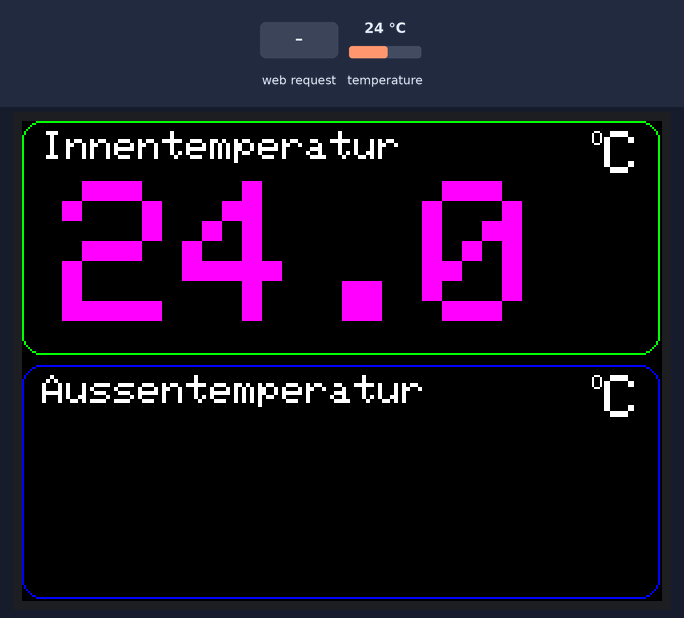
Simulated run of this sketch. Board: ESP8266 (NodeMCU). Shown: 320×240 colour display. The test bench sets the inputs (shaded band); at power-on: temperature 24 °C. WiFi joins after 1.5 s; servers stay silent unless stated; what the sketch prints to the serial monitor is not drawn.

Above: at 3.7 s.
3.8 s: HTTP request GET /sensor/temperatur/?wert=1 received
At 5.3 s:
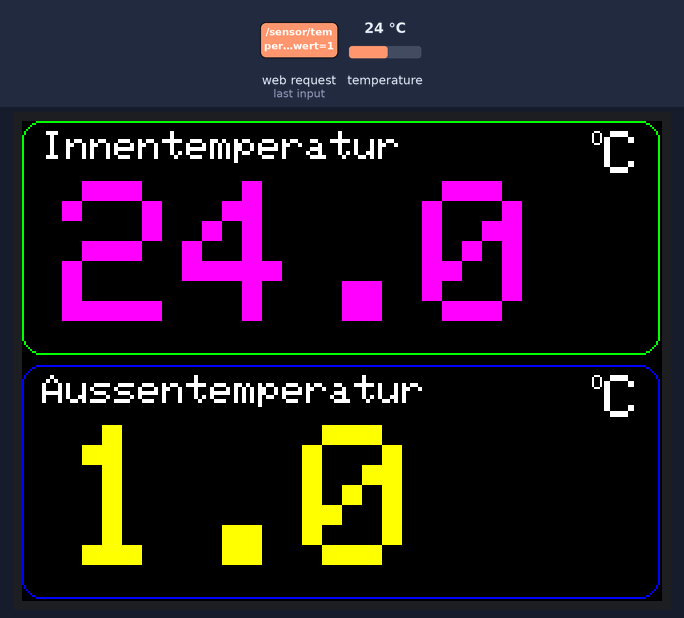
6.0 s: temperature set to 12 °C
At 7.9 s:
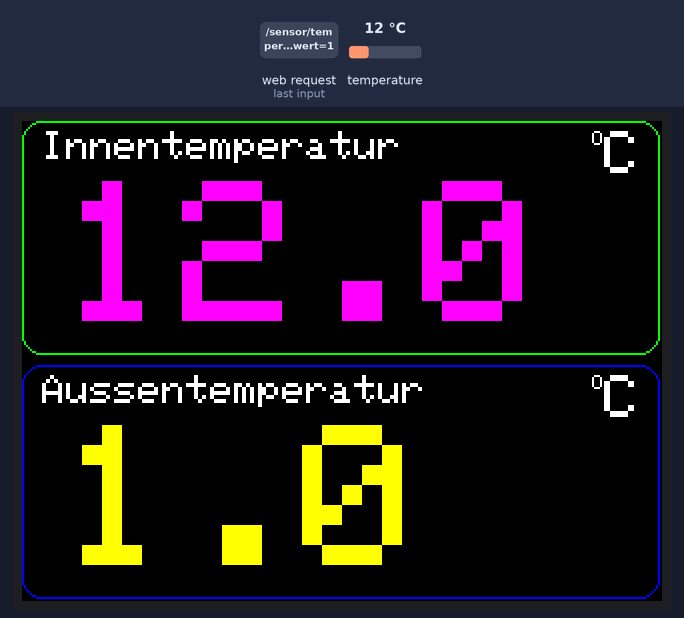
8.7 s: HTTP request GET /sensor/temperatur/ received
At 10.4 s:
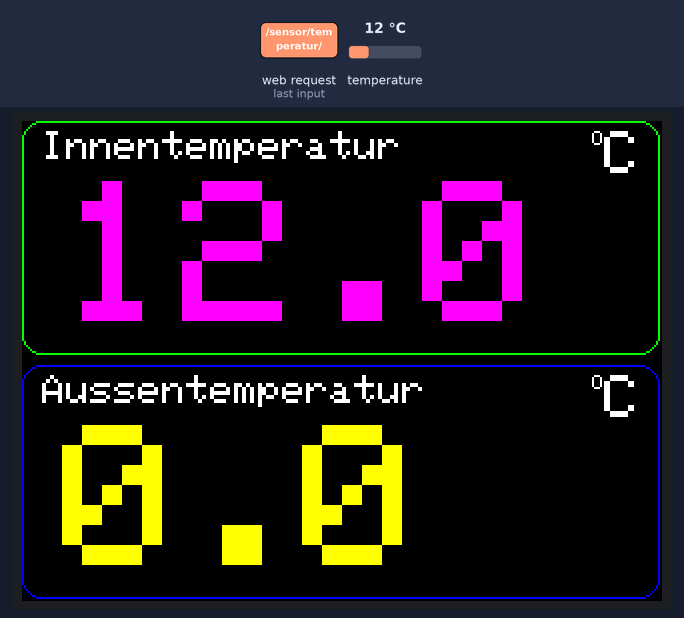
11.5 s: temperature set to 19 °C
At 13.0 s:
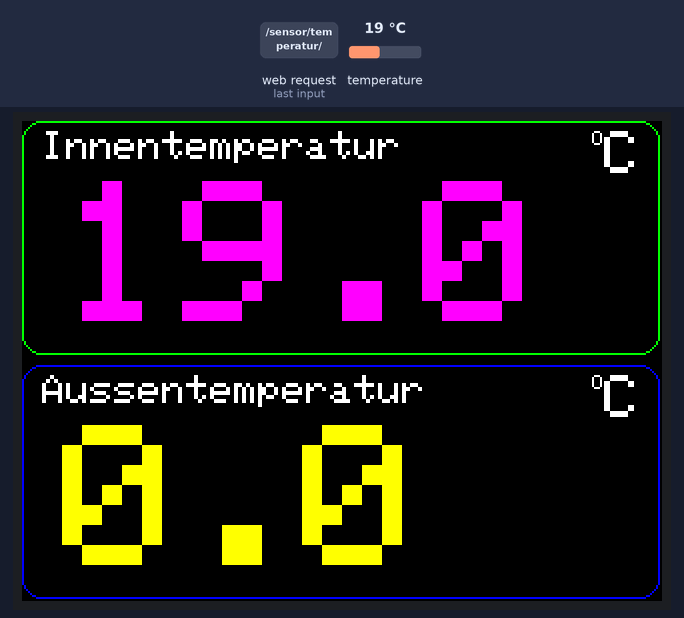
14.2 s: temperature set to 28 °C
At 16.9 s:
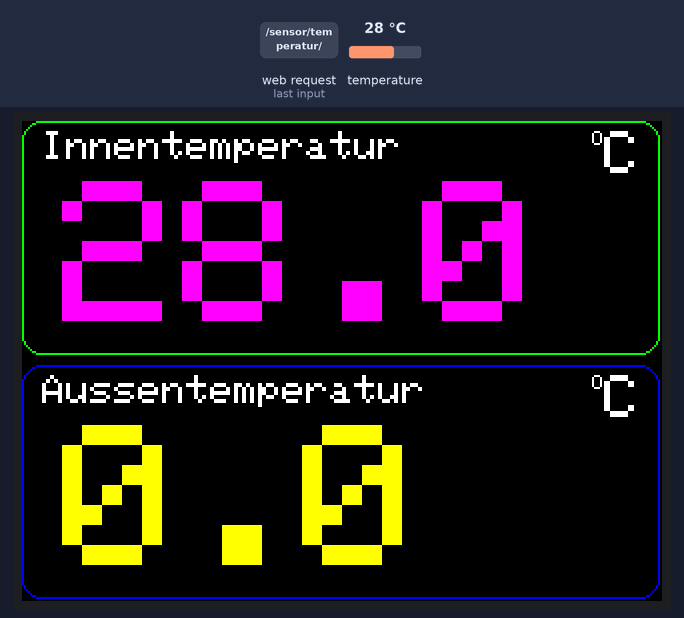
Timing chart, 0 to 18.0 s (numbered marks = the images above; inputs shaded):
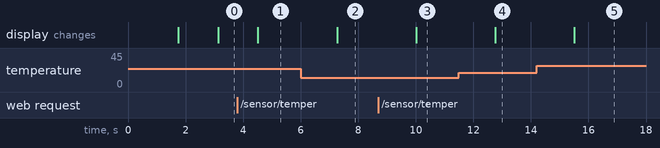

Measured:
- after the input at 3.8 s, the display: changes after 0.72 s (image 1)
- after the input at 6.0 s, the display: changes after 1.3 s (image 2)
- after the input at 8.7 s, the display: changes after 1.3 s (image 3)
- after the input at 11.5 s, the display: changes after 1.3 s (image 4)
- after the input at 14.2 s, the display: changes after 1.3 s (image 5)

The sketch:

real_web_server.ino
```cpp
/*
 NodeMCU-Server-TFT-Temperatur

 NodeMCU fungiert als Server und empfängt Temperatur per URL
 Temperaturwerte (z.B. Außentemperatur) wird auf angeschlossenem
 QVGA-Display ausgegeben,

 Parameteruebergabe-Syntax:
 http://192.168.2.75/sensor/temperatur/?pw=passwortxyz&idnr=1&wert=20

 Verwendetes Display: 2.2 Zoll Serial TFT-Farbdisplay; SPI; Auflösung 240x320 Pixel
 Bezugsquellen Display:
 Amazon - http://amzn.to/2iNmaXx / Amazon - http://amzn.to/2j1VIXK

 Temperatur wird über angeschlossenen Sensor DS18B20 ausgelesen und auf dem Display angezeigt
 Temperatursensor DS18B20 an Pin D2
 Bezugsquelle Temperatursensor: Reichelt / Conrad / Amazon - http://amzn.to/2i3WlRX

 Notwendig ist die angepasste Display-Lib: https://github.com/glennirwin/Adafruit_ILI9340

 Programm erprobt ab Arduino IDE 1.6.13
 Projektbeschreibung und weitere Beispiele unter http://www.mikrocontroller-elektronik.de/
*/


#include "SPI.h"
#include "Adafruit_GFX.h"
#include "Adafruit_ILI9340.h" //verwendete Lib für Display https://github.com/glennirwin/Adafruit_ILI9340
#include <DallasTemperature.h> //Siehe Hinweis oben, verwendet wird https://github.com/milesburton/Arduino-Temperature-Control-Library
//#include <Base64.h>
#include <OneWire.h>

#define ONE_WIRE_BUS D2

OneWire oneWire(ONE_WIRE_BUS);
DallasTemperature DS18B20(&oneWire);

float merketemperatur=0;
float merkeaussentemperatur=0;

//Pinbelegung für Display

#define TFT_CS D0 //GPIO 16 interne LED kein Port nötig, da TFT CS an GND
#define TFT_RST 10 //D12 GPIO10 //kein Port nötig, da Reset an Reset angeschlossen
#define TFT_DC D1 // GPIO 5
#define TFT_MOSI D7 // GPIO 13
#define TFT_CLK D5 // GPIO 14
#define TFT_MISO D6 // GPIO 12

Adafruit_ILI9340 tft = Adafruit_ILI9340(TFT_CS, TFT_DC, TFT_RST);

//Falls die Anzeige gedreht wird
#define ROTATION_NO 0
#define ROTATION_90 1
#define ROTATION_180 2
#define ROTATION_270 3

#include <ESP8266WiFi.h>
#include <ESP8266WebServer.h>

const char *ssid = "MikroTik-191AD3";
const char *pass = "zebra222";


//const char* ssid = "DEINE_SSID"; //Ihr Wlan,Netz SSID eintragen
//const char* pass = "DEIN_WLANPASSWORT"; //Ihr Wlan,Netz Passwort eintragen
IPAddress ip(192,168,1,75); //Feste IP des neuen Servers, frei wählbar
IPAddress gateway(192,168,1,1); //Gatway (IP Router eintragen)
IPAddress subnet(255,255,255,0); //Subnet Maske eintragen

ESP8266WebServer server(80);

void handleRoot() {
 //Temperatur auch bei Url-Aufruf zurückgeben
 String message="*** Ueberwachungs Server - Beispiel von www.mikrocontroller-elektronik.de ***\n";
 String tempstr= String(merketemperatur, 2);
 message += "Temperatur Innen : " + tempstr +"\n";
 tempstr= String(merkeaussentemperatur, 2);
 message += "Temperatur Aussen: " + tempstr +"\n";
 server.send(200, "text/plain", message);
}


void handleTemperatur() {
 //printUrlArg(); //fuer Debugz Zwecke

 String stemp =server.arg("wert");
 float temperatur = stemp.toFloat();
 if (merkeaussentemperatur!=temperatur) {
 zeigeAussenTemperatur(temperatur);
 merkeaussentemperatur=temperatur;
 }

 //Temperatur auch bei Url-Aufruf zurückgeben
 String message="*** Ueberwachungs Server - Beispiel von www.mikrocontroller-elektronik.de ***\n";
 String tempstr= String(merketemperatur, 2);
 message += "Temperatur Innen : " + tempstr +"\n";
 tempstr= String(merkeaussentemperatur, 2);
 message += "Temperatur Aussen: " + tempstr +"\n";
 server.send(200, "text/plain", message);
}


void printUrlArg() {
 //Alle Parameter seriell ausgeben
 String message="";
 for (uint8_t i=0; i<server.args(); i++){
 message += " " + server.argName(i) + ": " + server.arg(i) + "\n";
 }
 server.send(200, "text/plain", message);
 Serial.println(message);
}


void setup() {

 DS18B20.begin(); //lokale Temperaturmessung

 Serial.begin(115200);
 Serial.println(" \r\nINIT \r\n") ;

 WiFi.begin(ssid, pass);
 WiFi.config(ip, gateway, subnet);
 while (WiFi.status() != WL_CONNECTED) {
 delay(500);
 Serial.print(".");
 }
 Serial.println("");
 Serial.print("Verbunden mit ");
 Serial.println(ssid);
 Serial.print("IP address: ");
 Serial.println(WiFi.localIP());

 server.on("/",handleRoot) ;
 server.on("/sensor/temperatur/", handleTemperatur);
 server.begin();

 Serial.println("HTTP Server wurde gestartet!");

 tft.begin();
 tft.setRotation( ROTATION_270);
 tft_zeichneRahmen();
 tft_zeichneBeschriftung();

}


void tft_zeichneBeschriftung(void)
{
 tft.setTextColor(ILI9340_WHITE);
 tft.setCursor( 10,5);
 tft.setTextSize(2);
 tft.print("Innentemperatur");

 tft.setCursor( 285,5);
 tft.setTextSize(1);
 tft.print("O");
 tft.setTextSize(3);
 tft.print("C");


 tft.setTextColor(ILI9340_WHITE);
 tft.setCursor( 10,127);
 tft.setTextSize(2);
 tft.print("Aussentemperatur");

 tft.setCursor( 285,127);
 tft.setTextSize(1);
 tft.print("O");
 tft.setTextSize(3);
 tft.print("C");
}


void tft_zeichneRahmen( )
{

 tft.fillScreen(ILI9340_BLACK);

 tft.drawRoundRect(0, 0, tft.width()-1,117, 10, ILI9340_GREEN);
 tft.drawRoundRect(0, 122, tft.width()-1,117, 10, ILI9340_BLUE);
}


float getTemperatur() {
 float temp;
 do {
 DS18B20.requestTemperatures();
 temp = DS18B20.getTempCByIndex(0);
 delay(100);
 } while (temp == 85.0 || temp == (-127.0));
 return temp;
}

void zeigeTemperatur(float temperatur)
{
 char temperaturStr[6];
 dtostrf(temperatur, 2, 1, temperaturStr);
 Serial.print("Temperatur: ");
 Serial.println(temperaturStr);

 tft.setTextSize(10);
 tft.setTextColor(ILI9340_MAGENTA, ILI9340_BLACK );
 tft.setCursor(20,30);
 tft.print(temperaturStr);

}

void zeigeAussenTemperatur(float temperatur)
{
 char temperaturStr[6];
 dtostrf(temperatur, 2, 1, temperaturStr);
 Serial.print("AussenTemperatur: ");
 Serial.println(temperaturStr);

 tft.setTextSize(10);
 tft.setTextColor(ILI9340_YELLOW, ILI9340_BLACK );
 tft.setCursor(20,152);
 tft.print(temperaturStr);

}


void loop(void)
{
 server.handleClient();

 delay(500);

 float temperatur = getTemperatur();
 if (merketemperatur!=temperatur) {
 zeigeTemperatur(temperatur);
 merketemperatur=temperatur;
 }
}
```
